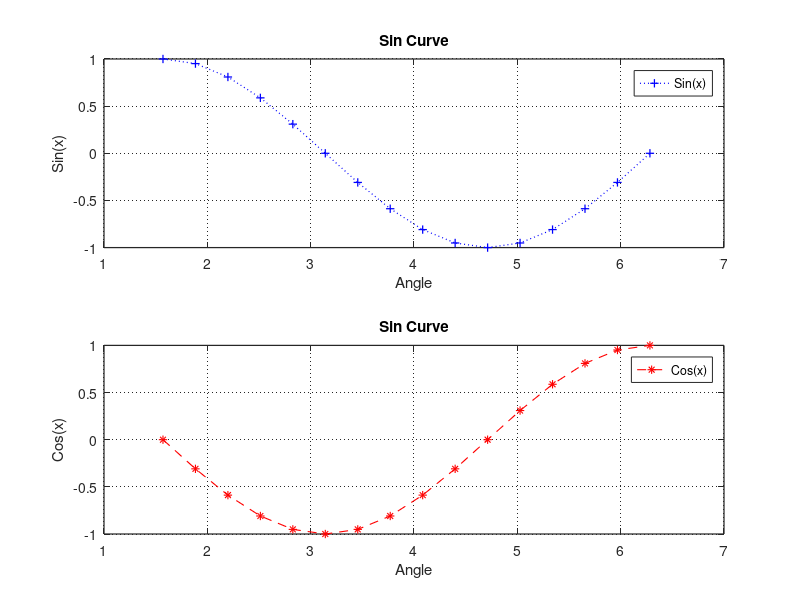

This chart was generated by the following MATLAB code:
clc;

line_width = 0.9;
grid_line_style = ':';
grid_alpha = 1; %opacity

x=pi/2:pi/10:2*pi;
y=sin(x);
z=cos(x);

subplot(2,1, 1);
plot(x,y, ':+b', 'DisplayName', 'Sin(x)', 'LineWidth', 0.9);
title('Sin Curve')
xlabel('Angle')
ylabel('Sin(x)')
grid on
set(gca,'GridLineStyle',grid_line_style)
set(gca,'GridAlpha',grid_alpha)
set(gca,'LineWidth',line_width)
legend

subplot(2,1, 2);
plot(x,z, '--*r', 'DisplayName', 'Cos(x)', 'LineWidth', 0.8);
title('Sin Curve')
xlabel('Angle')
ylabel('Cos(x)')
grid on
set(gca,'GridLineStyle',grid_line_style)
set(gca,'GridAlpha',grid_alpha)
set(gca,'LineWidth',line_width)

legend